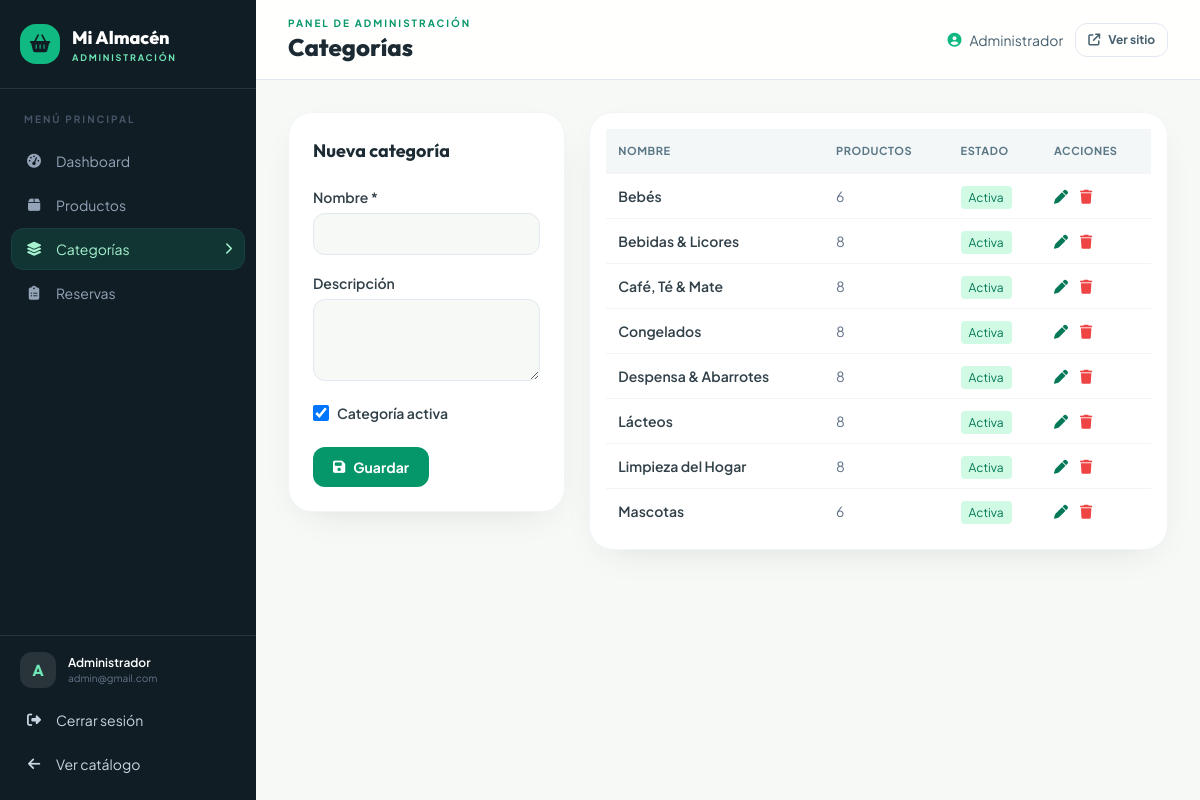
/admin/categorias.php (signed in), run on the app's committed database.
### tables this page shows
CREATE TABLE IF NOT EXISTS categories (
  id INT AUTO_INCREMENT PRIMARY KEY,
  name VARCHAR(255) NOT NULL,
  description TEXT,
  is_active BOOLEAN DEFAULT TRUE,
  created_at TIMESTAMP DEFAULT CURRENT_TIMESTAMP
);

### includes/functions.php (called while the page is built, shortened)
<?php
function e($valor): string
{
    return htmlspecialchars((string) $valor, ENT_QUOTES | ENT_SUBSTITUTE, 'UTF-8');
}

### admin/categorias.php (the view, shortened to what this page needs)
<?php
$pdo = db();
$categorias = $pdo->query(
    'SELECT c.id, c.name, c.description, c.is_active,
            (SELECT COUNT(*) FROM products p WHERE p.category_id = c.id) AS total_productos
     FROM categories c ORDER BY c.name ASC'
)->fetchAll();
$editar = null;
require_once __DIR__ . '/../includes/admin-header.php';
?>
<div class="grid gap-6 lg:grid-cols-3">
    <form method="post" action="/admin/categorias.php" class="h-fit rounded-3xl border border-slate-100 bg-white p-6 shadow-soft">
        <h2 class="mb-5 font-display text-lg font-bold text-ink-900">
            <?= $editar !== null ? 'Editar categoría' : 'Nueva categoría' ?>
        </h2>
        <label class="block">
            <span class="text-sm font-semibold">Nombre *</span>
            <input name="name" required minlength="2" maxlength="255"
                   value="<?= e($editar['name'] ?? '') ?>"
                   class="mt-1 w-full rounded-xl border border-slate-200 bg-cream px-4 py-2.5 text-sm outline-none focus:border-brand-400 focus:bg-white focus:ring-4 focus:ring-brand-100">
        </label>
        <label class="block mt-4">
            <span class="text-sm font-semibold">Descripción</span>
            <textarea name="description" rows="3" maxlength="5000"
                      class="mt-1 w-full rounded-xl border border-slate-200 bg-cream px-4 py-2.5 text-sm outline-none focus:border-brand-400 focus:bg-white focus:ring-4 focus:ring-brand-100"><?= e($editar['description'] ?? '') ?></textarea>
        </label>
        <label class="flex items-center gap-2 mt-4">
            <input name="is_active" type="checkbox" value="1"
                   <?= $editar === null || (bool) $editar['is_active'] ? 'checked' : '' ?>
                   class="w-4 h-4 text-blue-600 rounded">
            <span class="text-sm font-semibold">Categoría activa</span>
        </label>
        <div class="flex gap-2 mt-6">
            <button type="submit" class="inline-flex items-center gap-2 rounded-xl bg-brand-600 px-5 py-2.5 text-sm font-bold text-white hover:bg-brand-700">
                <i class="fa-solid fa-floppy-disk"></i> Guardar
            </button>
        </div>
    </form>
    <div class="overflow-x-auto rounded-3xl border border-slate-100 bg-white p-4 shadow-soft lg:col-span-2">
        <table id="tabla-categorias" class="w-full text-sm">
            <thead class="bg-ink-50 text-[11px] uppercase tracking-wider text-ink-500">
                <tr><th class="text-left p-3">Nombre</th><th class="text-left p-3">Productos</th><th class="text-left p-3">Estado</th><th class="text-left p-3">Acciones</th></tr>
            </thead>
            <tbody>
                <?php foreach ($categorias as $c): ?>
                    <tr class="border-t border-slate-100 hover:bg-cream">
                        <td class="p-3">
                            <p class="font-semibold"><?= e($c['name']) ?></p>
                        </td>
                        <td class="p-3 text-slate-500"><?= (int) $c['total_productos'] ?></td>
                        <td class="p-3">
                            <span class="px-2 py-1 rounded text-xs <?= (bool) $c['is_active'] ? 'bg-emerald-100 text-emerald-700' : 'bg-slate-200 text-slate-600' ?>">
                                <?= (bool) $c['is_active'] ? 'Activa' : 'Inactiva' ?>
                            </span>
                        </td>
                        <td class="p-3">
                            <div class="flex gap-3 items-center">
                                <a href="/admin/categorias.php?editar=<?= (int) $c['id'] ?>" class="text-brand-700 hover:underline" title="Editar">
                                    <i class="fa-solid fa-pen"></i>
                                </a>
                                <form method="post" action="/admin/categorias.php">
                                    <button type="submit" class="text-red-500 hover:text-red-700"
                                            data-confirmar="¿Eliminar la categoría &quot;<?= e($c['name']) ?>&quot;? Los productos quedarán sin categoría."
                                            title="Eliminar">
                                        <i class="fa-solid fa-trash"></i>
                                    </button>
                                </form>
                            </div>
                        </td>
                    </tr>
                <?php endforeach; ?>
            </tbody>
        </table>
    </div>
</div>
<?php require_once __DIR__ . '/../includes/admin-footer.php'; ?>

### assets/css/custom.css (style rules this page uses)
html { scroll-behavior: smooth; }

### data on the page
categories: name "Bebés", total_productos "6", is_active "Activa"
categories: name "Bebidas & Licores", total_productos "8", is_active "Activa"
categories: name "Café, Té & Mate", total_productos "8", is_active "Activa"
categories: name "Congelados", total_productos "8", is_active "Activa"
categories: name "Despensa & Abarrotes", total_productos "8", is_active "Activa"
categories: name "Lácteos", total_productos "8", is_active "Activa"
categories: name "Limpieza del Hogar", total_productos "8", is_active "Activa"
categories: name "Mascotas", total_productos "6", is_active "Activa"

### other printed values
$etiqueta "Dashboard"
$etiqueta "Productos"
$etiqueta "Categorías"
$etiqueta "Reservas"
mb_strtoupper(mb_substr((string) $usuario['name'], 0, 1)) "A"
$usuario['name'] "Administrador"
$usuario['email'] "admin@gmail.com"
$pageTitle "Categorías"
